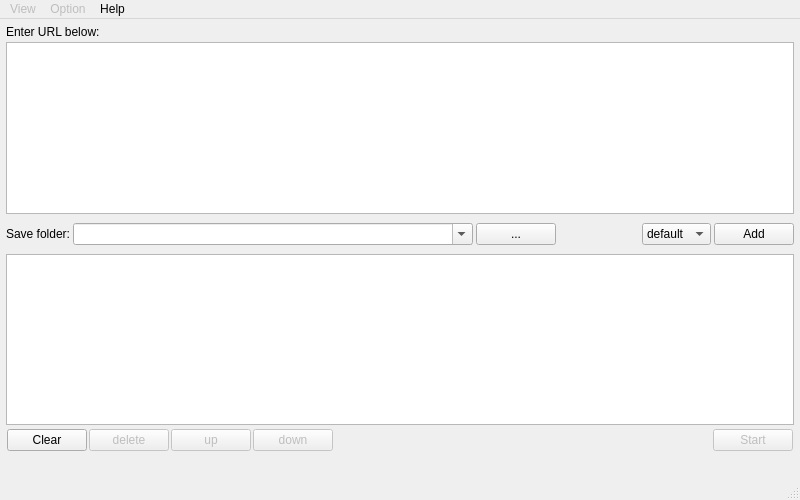
<?xml version="1.0" encoding="UTF-8"?>
<ui version="4.0">
 <class>MainWindow</class>
 <widget class="QMainWindow" name="MainWindow">
  <property name="geometry">
   <rect>
    <x>0</x>
    <y>0</y>
    <width>800</width>
    <height>500</height>
   </rect>
  </property>
  <property name="minimumSize">
   <size>
    <width>800</width>
    <height>500</height>
   </size>
  </property>
  <property name="windowTitle">
   <string>qtyoutube-dl</string>
  </property>
  <property name="windowIcon">
   <iconset resource="images.qrc">
    <normaloff>:/qtyoutube-dl</normaloff>:/qtyoutube-dl</iconset>
  </property>
  <widget class="QWidget" name="centralwidget">
   <layout class="QVBoxLayout" name="verticalLayout_3">
    <property name="spacing">
     <number>3</number>
    </property>
    <property name="leftMargin">
     <number>3</number>
    </property>
    <property name="topMargin">
     <number>3</number>
    </property>
    <property name="rightMargin">
     <number>3</number>
    </property>
    <property name="bottomMargin">
     <number>3</number>
    </property>
    <item>
     <widget class="QWidget" name="widget" native="true">
      <layout class="QVBoxLayout" name="verticalLayout">
       <property name="spacing">
        <number>3</number>
       </property>
       <property name="leftMargin">
        <number>3</number>
       </property>
       <property name="topMargin">
        <number>3</number>
       </property>
       <property name="rightMargin">
        <number>3</number>
       </property>
       <property name="bottomMargin">
        <number>3</number>
       </property>
       <item>
        <widget class="QLabel" name="label">
         <property name="text">
          <string>Enter URL below:</string>
         </property>
        </widget>
       </item>
       <item>
        <widget class="QTextEdit" name="te_urls"/>
       </item>
      </layout>
     </widget>
    </item>
    <item>
     <widget class="QWidget" name="widget_2" native="true">
      <layout class="QHBoxLayout" name="horizontalLayout" stretch="0,0,0,0,0,0">
       <property name="spacing">
        <number>3</number>
       </property>
       <property name="leftMargin">
        <number>3</number>
       </property>
       <property name="topMargin">
        <number>3</number>
       </property>
       <property name="rightMargin">
        <number>3</number>
       </property>
       <property name="bottomMargin">
        <number>3</number>
       </property>
       <item>
        <widget class="QLabel" name="label_2">
         <property name="text">
          <string>Save folder:</string>
         </property>
        </widget>
       </item>
       <item>
        <widget class="QComboBox" name="path_combobox">
         <property name="minimumSize">
          <size>
           <width>400</width>
           <height>0</height>
          </size>
         </property>
         <property name="editable">
          <bool>true</bool>
         </property>
        </widget>
       </item>
       <item>
        <widget class="QPushButton" name="pb_savepath">
         <property name="text">
          <string>...</string>
         </property>
        </widget>
       </item>
       <item>
        <spacer name="horizontalSpacer">
         <property name="orientation">
          <enum>Qt::Horizontal</enum>
         </property>
         <property name="sizeHint" stdset="0">
          <size>
           <width>40</width>
           <height>20</height>
          </size>
         </property>
        </spacer>
       </item>
       <item>
        <widget class="QComboBox" name="comboBox">
         <item>
          <property name="text">
           <string>default</string>
          </property>
         </item>
         <item>
          <property name="text">
           <string>Video</string>
          </property>
         </item>
         <item>
          <property name="text">
           <string>  mp4</string>
          </property>
         </item>
         <item>
          <property name="text">
           <string>  webm</string>
          </property>
         </item>
         <item>
          <property name="text">
           <string>Audio</string>
          </property>
         </item>
         <item>
          <property name="text">
           <string>  mp3</string>
          </property>
         </item>
         <item>
          <property name="text">
           <string>  m4a</string>
          </property>
         </item>
        </widget>
       </item>
       <item>
        <widget class="QPushButton" name="pb_add">
         <property name="text">
          <string>Add</string>
         </property>
         <property name="icon">
          <iconset resource="images.qrc">
           <normaloff>:/add</normaloff>:/add</iconset>
         </property>
        </widget>
       </item>
      </layout>
     </widget>
    </item>
    <item>
     <widget class="QWidget" name="widget_3" native="true">
      <layout class="QVBoxLayout" name="verticalLayout_2">
       <property name="spacing">
        <number>3</number>
       </property>
       <property name="leftMargin">
        <number>3</number>
       </property>
       <property name="topMargin">
        <number>3</number>
       </property>
       <property name="rightMargin">
        <number>3</number>
       </property>
       <property name="bottomMargin">
        <number>3</number>
       </property>
       <item>
        <widget class="QTableView" name="tv_status"/>
       </item>
       <item>
        <widget class="QWidget" name="w_btns" native="true">
         <layout class="QHBoxLayout" name="horizontalLayout_2">
          <property name="spacing">
           <number>2</number>
          </property>
          <property name="leftMargin">
           <number>1</number>
          </property>
          <property name="topMargin">
           <number>1</number>
          </property>
          <property name="rightMargin">
           <number>1</number>
          </property>
          <property name="bottomMargin">
           <number>1</number>
          </property>
          <item>
           <widget class="QPushButton" name="pb_delAll">
            <property name="text">
             <string>Clear</string>
            </property>
           </widget>
          </item>
          <item>
           <widget class="QPushButton" name="pb_del">
            <property name="enabled">
             <bool>false</bool>
            </property>
            <property name="text">
             <string>delete</string>
            </property>
            <property name="icon">
             <iconset resource="images.qrc">
              <normaloff>:/trash</normaloff>:/trash</iconset>
            </property>
           </widget>
          </item>
          <item>
           <widget class="QPushButton" name="pb_up">
            <property name="enabled">
             <bool>false</bool>
            </property>
            <property name="text">
             <string>up</string>
            </property>
            <property name="icon">
             <iconset resource="images.qrc">
              <normaloff>:/up</normaloff>:/up</iconset>
            </property>
           </widget>
          </item>
          <item>
           <widget class="QPushButton" name="pb_down">
            <property name="enabled">
             <bool>false</bool>
            </property>
            <property name="text">
             <string>down</string>
            </property>
            <property name="icon">
             <iconset resource="images.qrc">
              <normaloff>:/down</normaloff>:/down</iconset>
            </property>
           </widget>
          </item>
          <item>
           <spacer name="horizontalSpacer_2">
            <property name="orientation">
             <enum>Qt::Horizontal</enum>
            </property>
            <property name="sizeHint" stdset="0">
             <size>
              <width>40</width>
              <height>20</height>
             </size>
            </property>
           </spacer>
          </item>
          <item>
           <widget class="QPushButton" name="pb_Start">
            <property name="enabled">
             <bool>false</bool>
            </property>
            <property name="text">
             <string>Start</string>
            </property>
            <property name="icon">
             <iconset resource="images.qrc">
              <normaloff>:/get</normaloff>:/get</iconset>
            </property>
           </widget>
          </item>
         </layout>
        </widget>
       </item>
      </layout>
     </widget>
    </item>
    <item>
     <spacer name="verticalSpacer">
      <property name="orientation">
       <enum>Qt::Vertical</enum>
      </property>
      <property name="sizeHint" stdset="0">
       <size>
        <width>20</width>
        <height>40</height>
       </size>
      </property>
     </spacer>
    </item>
   </layout>
  </widget>
  <widget class="QMenuBar" name="menubar">
   <property name="geometry">
    <rect>
     <x>0</x>
     <y>0</y>
     <width>800</width>
     <height>29</height>
    </rect>
   </property>
   <widget class="QMenu" name="menuOption">
    <property name="enabled">
     <bool>false</bool>
    </property>
    <property name="title">
     <string>Option</string>
    </property>
    <addaction name="actionSettings"/>
   </widget>
   <widget class="QMenu" name="menuHelp">
    <property name="title">
     <string>Help</string>
    </property>
    <property name="icon">
     <iconset resource="images.qrc">
      <normaloff>:/info</normaloff>:/info</iconset>
    </property>
    <addaction name="actionupdate"/>
    <addaction name="separator"/>
    <addaction name="actionAbout"/>
   </widget>
   <widget class="QMenu" name="menuView">
    <property name="enabled">
     <bool>false</bool>
    </property>
    <property name="title">
     <string>View</string>
    </property>
    <addaction name="actionLog"/>
   </widget>
   <addaction name="menuView"/>
   <addaction name="menuOption"/>
   <addaction name="menuHelp"/>
  </widget>
  <widget class="QStatusBar" name="statusbar"/>
  <action name="actionAbout">
   <property name="text">
    <string>About</string>
   </property>
  </action>
  <action name="actionupdate">
   <property name="text">
    <string>update</string>
   </property>
  </action>
  <action name="actionSettings">
   <property name="enabled">
    <bool>false</bool>
   </property>
   <property name="text">
    <string>Settings</string>
   </property>
  </action>
  <action name="actionLog">
   <property name="text">
    <string>Log</string>
   </property>
  </action>
 </widget>
 <resources>
  <include location="images.qrc"/>
 </resources>
 <connections/>
</ui>
